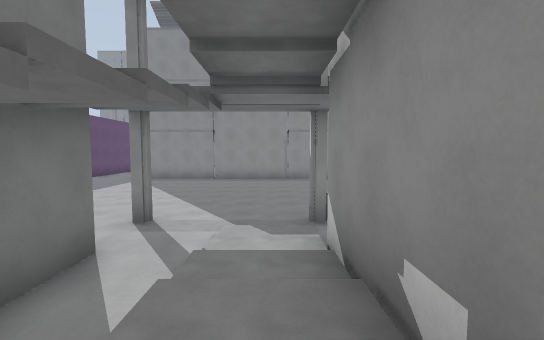
view 1 (above)

24 first-person views from a walk through a 3-D level made in the Godot game engine. The camera is 1.3 m above the floor, tilts 4° down and sees 90° across. The floor is counted in squares, 2 m on a side. Each view is taken from the middle of a square. On the plan, view 1 faces up. The plan holds only what a view shows up to about 9 squares ahead; the rest is blank. The place goes on beyond the plan. Characters and animated objects are not drawn.

view 2
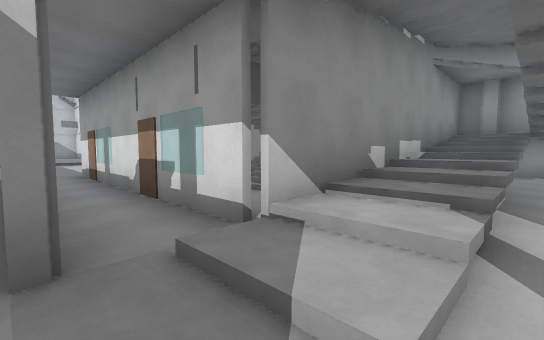

view 3
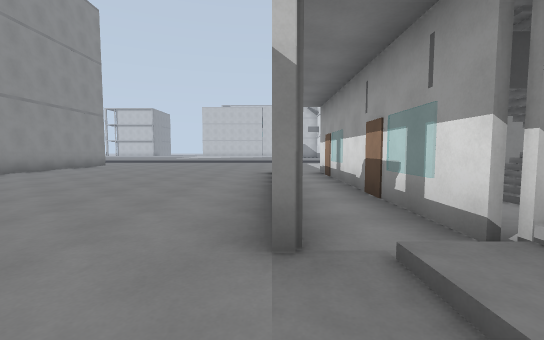

view 4
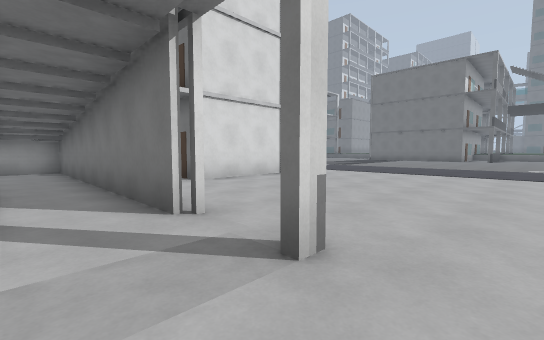

view 5
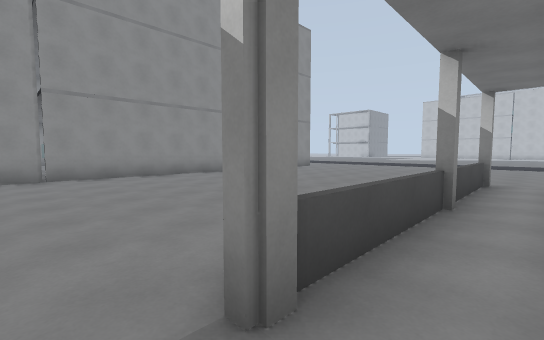

view 6
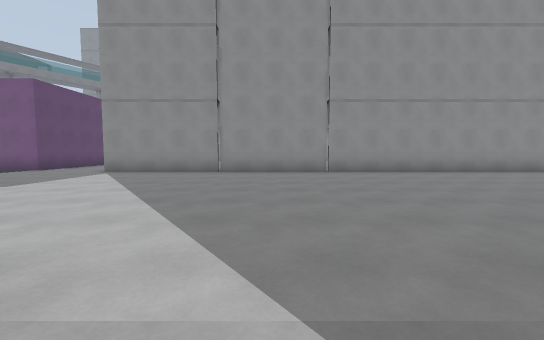

view 7
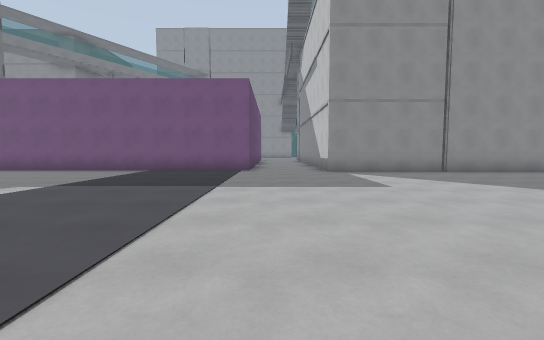

view 8
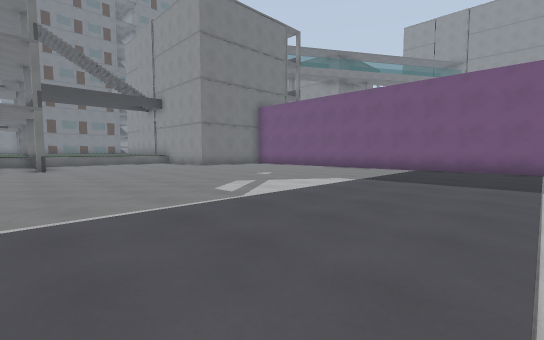

view 9
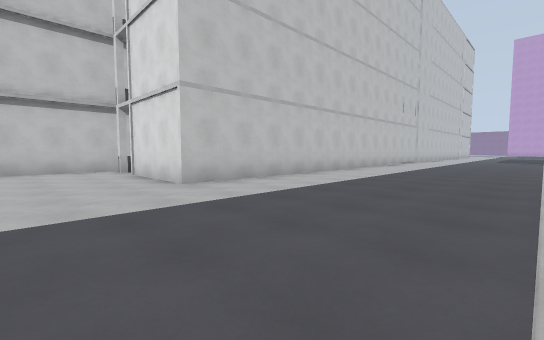

view 10
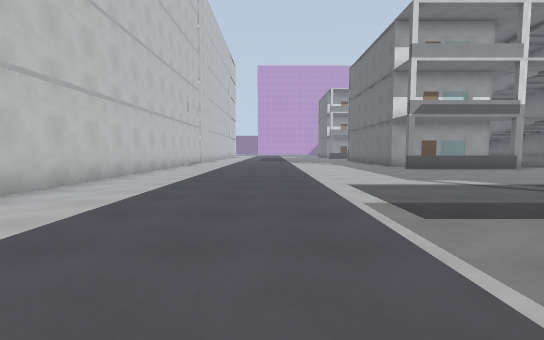

view 11
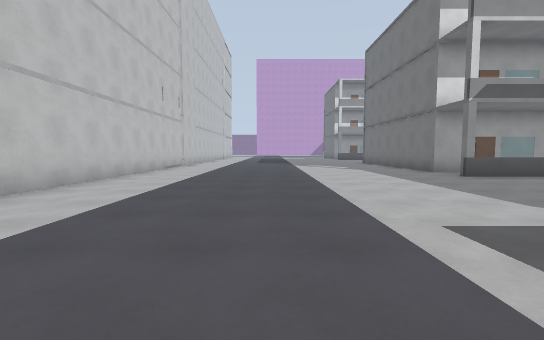

view 12
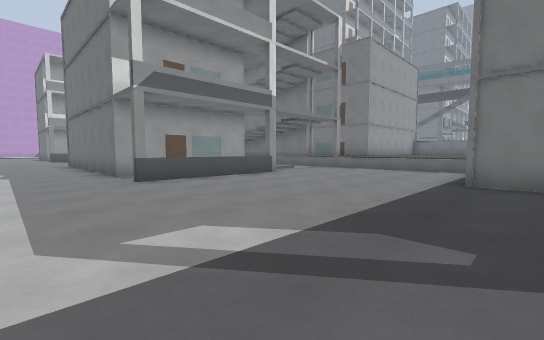

view 13
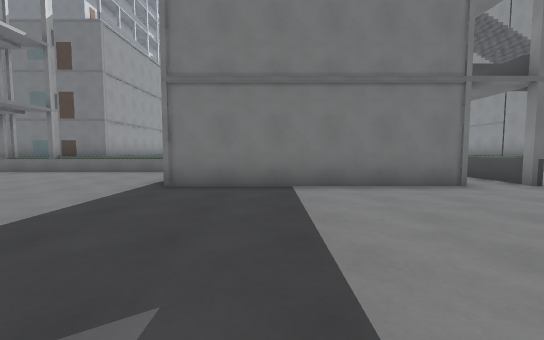

view 14
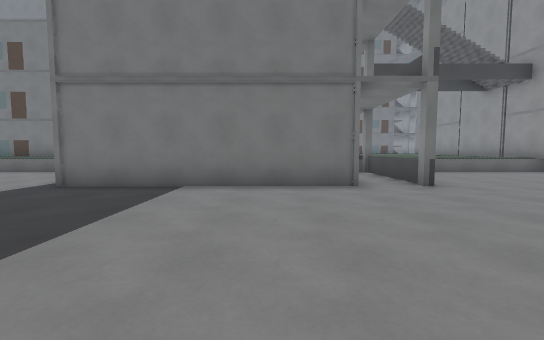

view 15
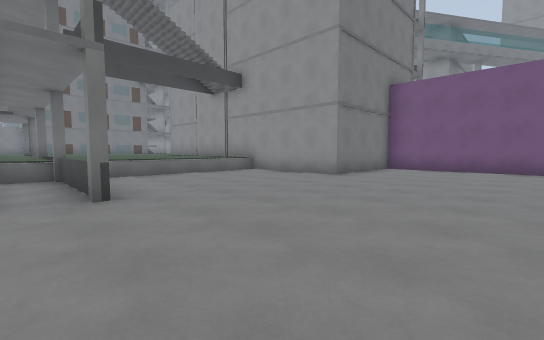

view 16
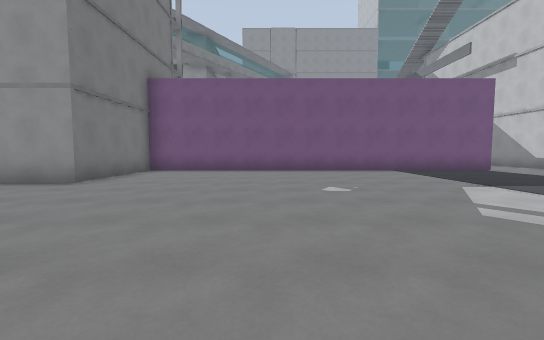

view 17
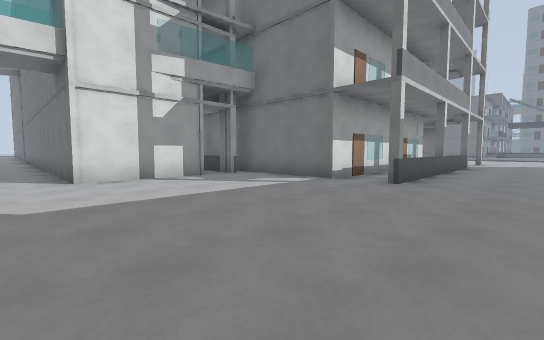

view 18
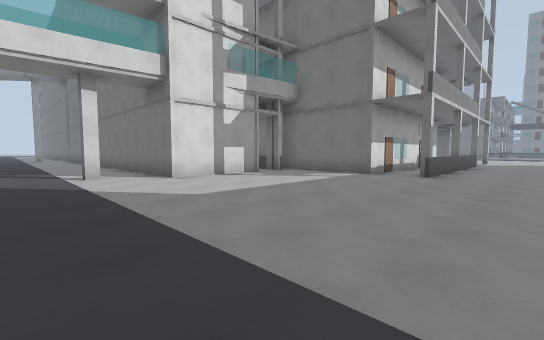

view 19
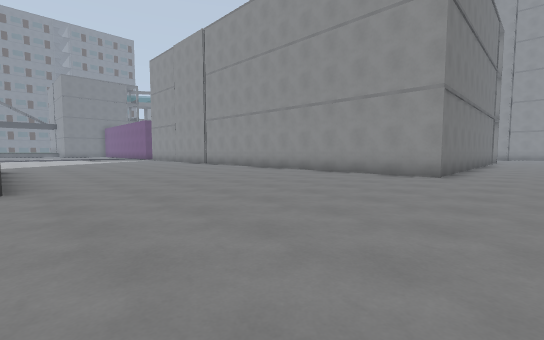

view 20
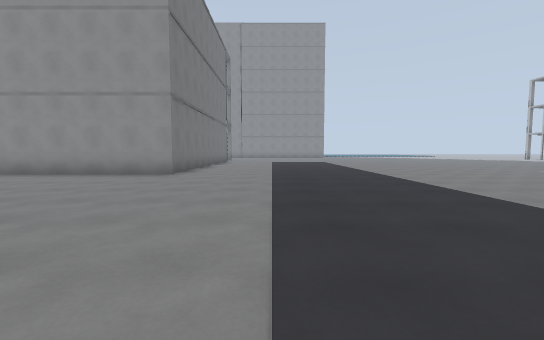

view 21
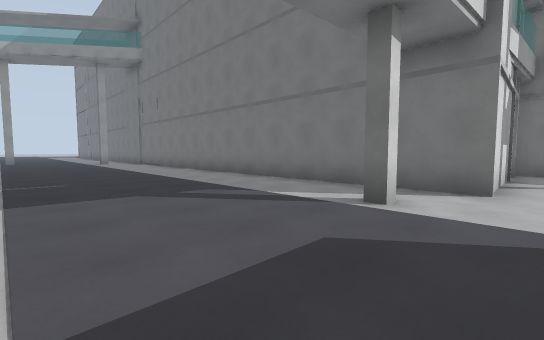

view 22
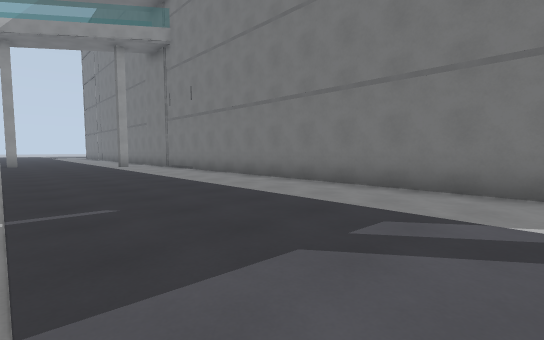

view 23
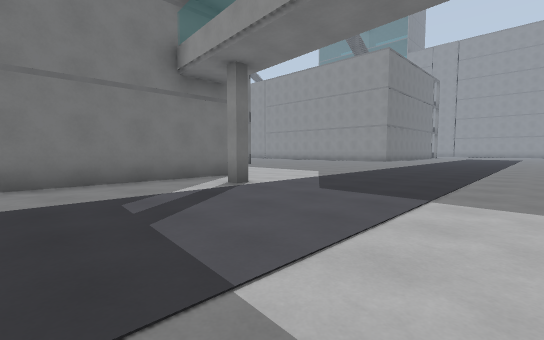

view 24
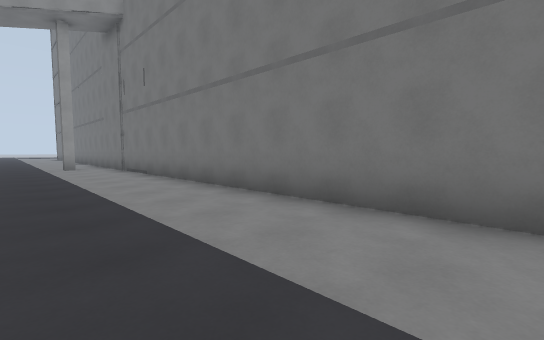

### Floor plan
Points are (right, up) in squares from view 1. A wall is a line through its corners. A room is listed if a view was taken in it or the views show most of it. See-through windows are left out.
Room 1 (view 1)
walls: (-2.2, 0) (-2.2, -3.9) (-0.5, -3.9); (0.7, -4) (0.7, 2.5)
ways out: opening at (0, 2) to room 2
Room 2 (views 2, 3, 4, 5, 6, 7, 8, 9, 10, 11, 12, 13, 14, 15, 16, 17, 18, 19, 20, 21, 22, 23, 24)
walls: (-2.6, 3.5) (-2.2, 3.5) (-2.2, 0); (-2.6, 5) (-2.1, 5); (-2.3, -0.1) (-2.3, 3.1); (0.7, 2.5) (0.7, 3.5) (3, 3.5); (2.2, 5) (7.5, 5); (3.1, 4.8) (0.6, 4.8); (6, 3.5) (7.5, 3.5) (7.5, -0.2); (7.5, 4.8) (6, 4.8); (-8.6, 13) (-20, 13) (-20, 9.5) (-24.1, 9.5); (9, 0.5) (12, 0.5) (12, -11.5); (-7, -10) (-7, 0.5) (-4.1, 0.5); (13.2, -0.3) (13.6, -0.3) (13.6, -0.6) (13.2, -0.6); (-20, 2.6) (-20, -3); (11.2, 14.5) (11.2, 12.5) (-6.2, 12.5); (-20.2, -8) (-16, -8); (-19.4, -9.4) (-16.1, -9.4) (-16.1, -11.5); (-23.8, -3.6) (-23.8, -9.8)
low walls: (-23.4, -3.5) (-23.4, -9.5); (-23.4, 9.5) (-23.4, 4.8); (-23.8, 9.5) (-23.8, 5)
ways out: opening at (0, 2) to room 1; closed door at (3, 3.5) to room 3; closed door at (6, 3.5) to room 3; closed door at (-24, 2.5); closed door at (-21, 2.5); closed door at (-17.5, -9.5); closed door at (-4, 0); closed door at (8.5, 0)
Room 3 (no view inside)
walls: (3, 3.5) (6, 3.5); (6, 4.8) (3.1, 4.8)
ways out: closed door at (3, 3.5) to room 2; closed door at (6, 3.5) to room 2

Positions as (right, up) in squares from view 1, and headings:
1: (0, 0), facing up
2: (-1, 5), facing down-right
3: (-1, 5), facing right
4: (-1, 6), facing down-left
5: (0, 4), facing up-right
6: (-1, 4), facing up
7: (-8, 4), facing up
8: (-9, 3), facing up-left
9: (-12, 3), facing down-right
10: (-11, 2), facing down
11: (-11, -1), facing down
12: (-14, -2), facing down-left
13: (-15, -1), facing left
14: (-15, 1), facing left
15: (-16, 3), facing up-left
16: (-16, 4), facing up
17: (13, 7), facing down-left
18: (15, 7), facing down-left
19: (13, 5), facing up-left
20: (14, 5), facing up
21: (17, 1), facing down-left
22: (17, -2), facing down-left
23: (18, -4), facing up-left
24: (15, -3), facing down-left
